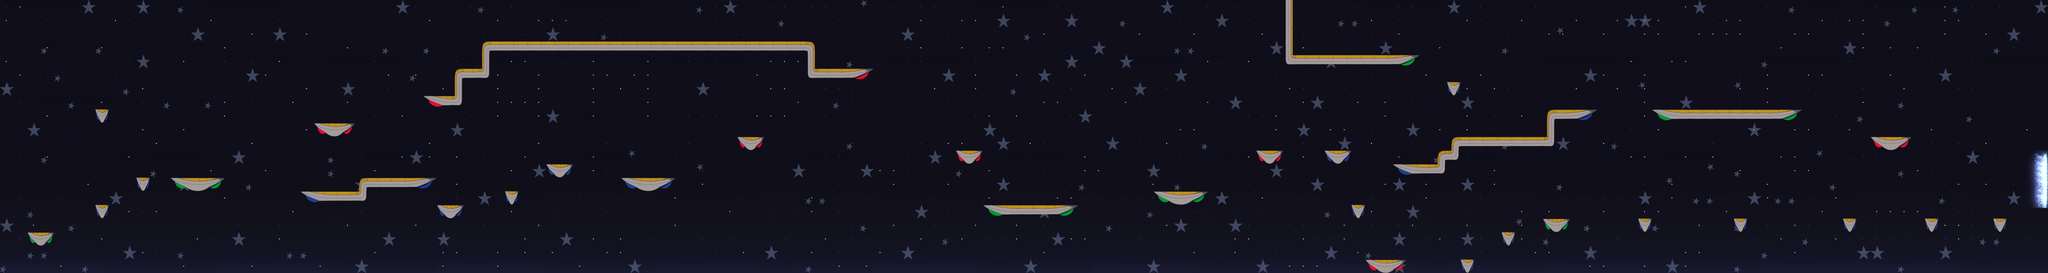

Rendered tile map (Tiled .tmx) drawn with the repository's tilesets; below, a short description and the map source with its tile grids summarised:
An orthogonal 150x20 tile map with 32x32 px tiles, 5 tile layers (building, aimos, fx, xfx, ...), 22 tilesets and 53 objects.

<map version="1.0" orientation="orthogonal" renderorder="left-down" width="150" height="20" tilewidth="32" tileheight="32" nextobjectid="125">
 <tileset firstgid="1" name="bot_espacio" tilewidth="32" tileheight="32" tilecount="64">
  <image source="bot_espacio.png" width="533" height="134" />
 </tileset>
 <tileset firstgid="65" name="mid_espacio" tilewidth="32" tileheight="32" tilecount="64">
  <image source="mid_espacio.png" width="533" height="134" />
 </tileset>
 <tileset firstgid="129" name="top_espacio" tilewidth="32" tileheight="32" tilecount="64">
  <image source="top_espacio.png" width="534" height="133" />
 </tileset>
 <tileset firstgid="193" name="particula_azul32-4x4" tilewidth="32" tileheight="32" tilecount="1">
  <image source="particula_azul32-4x4.png" width="32" height="32" />
 </tileset>
 <tileset firstgid="194" name="particula_blanca32-4x4" tilewidth="32" tileheight="32" tilecount="1">
  <image source="particula_blanca32-4x4.png" width="32" height="32" />
 </tileset>
 <tileset firstgid="195" name="estrella32x32" tilewidth="32" tileheight="32" tilecount="1">
  <image source="estrella32x32.png" width="32" height="32" />
 </tileset>
 <tileset firstgid="196" name="estrella32-16-izq_bot-2" tilewidth="32" tileheight="32" tilecount="1">
  <image source="estrella32-16-izq_bot-2.png" width="32" height="32" />
 </tileset>
 <tileset firstgid="197" name="estrella31-16-izq-2" tilewidth="32" tileheight="32" tilecount="1">
  <image source="estrella31-16-izq-2.png" width="32" height="32" />
 </tileset>
 <tileset firstgid="198" name="plataforma-azul-2" tilewidth="32" tileheight="32" tilecount="5">
  <image source="plataforma-azul-2.png" width="160" height="32" />
 </tileset>
 <tileset firstgid="203" name="plataforma-verde-chica" tilewidth="32" tileheight="32" tilecount="5">
  <image source="plataforma-verde-chica.png" width="160" height="32" />
 </tileset>
 <tileset firstgid="208" name="plataforma-azul" tilewidth="32" tileheight="32" tilecount="5">
  <image source="plataforma-azul.png" width="160" height="32" />
 </tileset>
 <tileset firstgid="213" name="plataforma-roja-2" tilewidth="32" tileheight="32" tilecount="5">
  <image source="plataforma-roja-2.png" width="160" height="32" />
 </tileset>
 <tileset firstgid="218" name="PLATAFORMA-ARRIBA" tilewidth="32" tileheight="32" tilecount="9">
  <image source="PLATAFORMA-ARRIBA.png" width="96" height="96" />
 </tileset>
 <tileset firstgid="227" name="plataforma-roja-3" tilewidth="32" tileheight="32" tilecount="5">
  <image source="plataforma-roja-3.png" width="160" height="32" />
 </tileset>
 <tileset firstgid="232" name="plataforma-verde-2" tilewidth="32" tileheight="32" tilecount="5">
  <image source="plataforma-verde-2.png" width="160" height="32" />
 </tileset>
 <tileset firstgid="237" name="plataforma-roja" tilewidth="32" tileheight="32" tilecount="5">
  <image source="plataforma-roja.png" width="160" height="32" />
 </tileset>
 <tileset firstgid="242" name="plataforma-azul-chica" tilewidth="32" tileheight="32" tilecount="5">
  <image source="plataforma-azul-chica.png" width="160" height="32" />
 </tileset>
 <tileset firstgid="247" name="plataforma-verde" tilewidth="32" tileheight="32" tilecount="5">
  <image source="plataforma-verde.png" width="160" height="32" />
 </tileset>
 <tileset firstgid="252" name="PLATAFORMA-ARRIBA2" tilewidth="32" tileheight="32" tilecount="9">
  <image source="PLATAFORMA-ARRIBA2.png" width="96" height="96" />
 </tileset>
 <tileset firstgid="261" name="portalizq" tilewidth="32" tileheight="32" tilecount="64">
  <image source="portalizq.png" width="256" height="256" />
  <tile id="0">
   <properties>
    <property name="part1" value="1" />
   </properties>
  </tile>
  <tile id="1">
   <properties>
    <property name="part6" value="1" />
   </properties>
  </tile>
  <tile id="2">
   <properties>
    <property name="part1" value="2" />
   </properties>
  </tile>
  <tile id="3">
   <properties>
    <property name="part6" value="2" />
   </properties>
  </tile>
  <tile id="4">
   <properties>
    <property name="part1" value="3" />
   </properties>
  </tile>
  <tile id="5">
   <properties>
    <property name="part6" value="3" />
   </properties>
  </tile>
  <tile id="6">
   <properties>
    <property name="part1" value="4" />
   </properties>
  </tile>
  <tile id="7">
   <properties>
    <property name="part6" value="4" />
   </properties>
  </tile>
  <tile id="8">
   <properties>
    <property name="part2" value="1" />
   </properties>
  </tile>
  <tile id="9">
   <properties>
    <property name="part7" value="1" />
   </properties>
  </tile>
  <tile id="10">
   <properties>
    <property name="part2" value="2" />
   </properties>
  </tile>
  <tile id="11">
   <properties>
    <property name="part7" value="2" />
   </properties>
  </tile>
  <tile id="12">
   <properties>
    <property name="part2" value="3" />
   </properties>
  </tile>
  <tile id="13">
   <properties>
    <property name="part7" value="3" />
   </properties>
  </tile>
  <tile id="14">
   <properties>
    <property name="part2" value="4" />
   </properties>
  </tile>
  <tile id="15">
   <properties>
    <property name="part7" value="4" />
   </properties>
  </tile>
  <tile id="16">
   <properties>
    <property name="part3" value="1" />
   </properties>
  </tile>
  <tile id="17">
   <properties>
    <property name="part8" value="1" />
   </properties>
  </tile>
  <tile id="18">
   <properties>
    <property name="part3" value="2" />
   </properties>
  </tile>
  <tile id="19">
   <properties>
    <property name="part8" value="2" />
   </properties>
  </tile>
  <tile id="20">
   <properties>
    <property name="part3" value="3" />
   </properties>
  </tile>
  <tile id="21">
   <properties>
    <property name="part8" value="3" />
   </properties>
  </tile>
  <tile id="22">
   <properties>
    <property name="part3" value="4" />
   </properties>
  </tile>
  <tile id="23">
   <properties>
    <property name="part8" value="4" />
   </properties>
  </tile>
  <tile id="24">
   <properties>
    <property name="part4" value="1" />
   </properties>
  </tile>
  <tile id="25">
   <properties>
    <property name="part9" value="1" />
   </properties>
  </tile>
  <tile id="26">
   <properties>
    <property name="part4" value="2" />
   </properties>
  </tile>
  <tile id="27">
   <properties>
    <property name="part9" value="2" />
   </properties>
  </tile>
  <tile id="28">
   <properties>
    <property name="part4" value="3" />
   </properties>
  </tile>
  <tile id="29">
   <properties>
    <property name="part9" value="3" />
   </properties>
  </tile>
  <tile id="30">
   <properties>
    <property name="part4" value="4" />
   </properties>
  </tile>
  <tile id="31">
   <properties>
    <property name="part9" value="4" />
   </properties>
  </tile>
  <tile id="32">
   <properties>
    <property name="part5" value="1" />
   </properties>
  </tile>
  <tile id="33">
   <properties>
    <property name="part10" value="1" />
   </properties>
  </tile>
  <tile id="34">
   <properties>
    <property name="part5" value="2" />
   </properties>
  </tile>
  <tile id="35">
   <properties>
    <property name="part10" value="2" />
   </properties>
  </tile>
  <tile id="36">
   <properties>
    <property name="part5" value="3" />
   </properties>
  </tile>
  <tile id="37">
   <properties>
    <property name="part10" value="3" />
   </properties>
  </tile>
  <tile id="38">
   <properties>
    <property name="part5" value="4" />
   </properties>
  </tile>
  <tile id="39">
   <properties>
    <property name="part10" value="4" />
   </properties>
  </tile>
 </tileset>
 <tileset firstgid="325" name="plataforma32x32" tilewidth="32" tileheight="32" tilecount="9">
  <image source="plataforma32x32.png" width="96" height="96" />
 </tileset>
 <tileset firstgid="334" name="portal" tilewidth="32" tileheight="32" tilecount="64">
  <image source="portaldrc.png" width="256" height="256" />
  <tile id="0">
   <properties>
    <property name="part1" value="1" />
   </properties>
  </tile>
  <tile id="1">
   <properties>
    <property name="part6" value="1" />
   </properties>
  </tile>
  <tile id="2">
   <properties>
    <property name="part1" value="2" />
   </properties>
  </tile>
  <tile id="3">
   <properties>
    <property name="part6" value="2" />
   </properties>
  </tile>
  <tile id="4">
   <properties>
    <property name="part1" value="3" />
   </properties>
  </tile>
  <tile id="5">
   <properties>
    <property name="part6" value="3" />
   </properties>
  </tile>
  <tile id="6">
   <properties>
    <property name="part1" value="4" />
   </properties>
  </tile>
  <tile id="7">
   <properties>
    <property name="part6" value="4" />
   </properties>
  </tile>
  <tile id="8">
   <properties>
    <property name="part2" value="1" />
   </properties>
  </tile>
  <tile id="9">
   <properties>
    <property name="part7" value="1" />
   </properties>
  </tile>
  <tile id="10">
   <properties>
    <property name="part2" value="2" />
   </properties>
  </tile>
  <tile id="11">
   <properties>
    <property name="part7" value="2" />
   </properties>
  </tile>
  <tile id="12">
   <properties>
    <property name="part2" value="3" />
   </properties>
  </tile>
  <tile id="13">
   <properties>
    <property name="part7" value="3" />
   </properties>
  </tile>
  <tile id="14">
   <properties>
    <property name="part2" value="4" />
   </properties>
  </tile>
  <tile id="15">
   <properties>
    <property name="part7" value="4" />
   </properties>
  </tile>
  <tile id="16">
   <properties>
    <property name="part3" value="1" />
   </properties>
  </tile>
  <tile id="17">
   <properties>
    <property name="part8" value="1" />
   </properties>
  </tile>
  <tile id="18">
   <properties>
    <property name="part3" value="2" />
   </properties>
  </tile>
  <tile id="19">
   <properties>
    <property name="part8" value="2" />
   </properties>
  </tile>
  <tile id="20">
   <properties>
    <property name="part3" value="3" />
   </properties>
  </tile>
  <tile id="21">
   <properties>
    <property name="part8" value="3" />
   </properties>
  </tile>
  <tile id="22">
   <properties>
    <property name="part3" value="4" />
   </properties>
  </tile>
  <tile id="23">
   <properties>
    <property name="part8" value="4" />
   </properties>
  </tile>
  <tile id="24">
   <properties>
    <property name="part4" value="1" />
   </properties>
  </tile>
  <tile id="25">
   <properties>
    <property name="part9" value="1" />
   </properties>
  </tile>
  <tile id="26">
   <properties>
    <property name="part4" value="2" />
   </properties>
  </tile>
  <tile id="27">
   <properties>
    <property name="part9" value="2" />
   </properties>
  </tile>
  <tile id="28">
   <properties>
    <property name="part4" value="3" />
   </properties>
  </tile>
  <tile id="29">
   <properties>
    <property name="part9" value="3" />
   </properties>
  </tile>
  <tile id="30">
   <properties>
    <property name="part4" value="4" />
   </properties>
  </tile>
  <tile id="31">
   <properties>
    <property name="part9" value="4" />
   </properties>
  </tile>
  <tile id="32">
   <properties>
    <property name="part5" value="1" />
   </properties>
  </tile>
  <tile id="33">
   <properties>
    <property name="part10" value="1" />
   </properties>
  </tile>
  <tile id="34">
   <properties>
    <property name="part5" value="2" />
   </properties>
  </tile>
  <tile id="35">
   <properties>
    <property name="part10" value="2" />
   </properties>
  </tile>
  <tile id="36">
   <properties>
    <property name="part5" value="3" />
   </properties>
  </tile>
  <tile id="37">
   <properties>
    <property name="part10" value="3" />
   </properties>
  </tile>
  <tile id="38">
   <properties>
    <property name="part5" value="4" />
   </properties>
  </tile>
  <tile id="39">
   <properties>
    <property name="part10" value="4" />
   </properties>
  </tile>
 </tileset>
 <layer name="building" width="150" height="20">
  <data>[3000 cells, 3000 non-empty, 176 distinct tile ids]</data>
 </layer>
 <layer name="aimos" width="150" height="20">
  <data>[3000 cells, 52 non-empty, 2 distinct tile ids]</data>
 </layer>
 <layer name="fx" width="150" height="20">
  <data>[3000 cells, 794 non-empty, 2 distinct tile ids]</data>
 </layer>
 <layer name="xfx" width="150" height="20">
  <data>[3000 cells, 195 non-empty, 3 distinct tile ids]</data>
 </layer>
 <layer name="floor" width="150" height="20">
  <data>[3000 cells, 164 non-empty, 51 distinct tile ids]</data>
 </layer>
 <objectgroup name="objetos">
  <object id="2" x="703.432" y="447.328" width="157.76" height="31.0739">
   <properties>
    <property name="clase" value="1" />
   </properties>
  </object>
  <object id="14" x="842.752" y="415.913" width="182.004" height="31.0739">
   <properties>
    <property name="clase" value="1" />
   </properties>
  </object>
  <object id="16" x="399.863" y="415.571" width="126.003" height="30.7325">
   <properties>
    <property name="clase" value="1" />
   </properties>
  </object>
  <object id="17" x="734.462" y="286.544" width="95.2706" height="31.7569">
   <properties>
    <property name="clase" value="1" />
   </properties>
  </object>
  <object id="19" x="1280.52" y="383.814" width="65.2211" height="32.0983">
   <properties>
    <property name="clase" value="1" />
   </properties>
  </object>
  <object id="20" x="1455.69" y="415.913" width="128.393" height="31.7569">
   <properties>
    <property name="clase" value="1" />
   </properties>
  </object>
  <object id="21" x="1728.19" y="319.959" width="63.8552" height="32.4398">
   <properties>
    <property name="clase" value="1" />
   </properties>
  </object>
  <object id="22" x="1891.41" y="159.467" width="157.077" height="33.1228">
   <properties>
    <property name="clase" value="1" />
   </properties>
  </object>
  <object id="28" x="992.317" y="225.03" width="93.5633" height="29.708">
   <properties>
    <property name="clase" value="1" />
   </properties>
  </object>
  <object id="30" x="1063.34" y="191.907" width="22.1957" height="33.1228">
   <properties>
    <property name="clase" value="1" />
   </properties>
  </object>
  <object id="31" x="1063" y="160.833" width="86.0509" height="31.0739">
   <properties>
    <property name="clase" value="1" />
   </properties>
  </object>
  <object id="33" x="1126.52" y="127.027" width="22.5371" height="33.8057">
   <properties>
    <property name="clase" value="1" />
   </properties>
  </object>
  <object id="37" x="1125.74" y="94.9811" width="786.832" height="33.4593">
   <properties>
    <property name="clase" value="1" />
   </properties>
  </object>
  <object id="39" x="1891.7" y="128.113" width="20.3925" height="31.1885">
   <properties>
    <property name="clase" value="1" />
   </properties>
  </object>
  <object id="43" x="2240.21" y="351.285" width="63.3089" height="32.6913">
   <properties>
    <property name="clase" value="1" />
   </properties>
  </object>
  <object id="44" x="2303.81" y="480.635" width="225.083" height="25.5277">
   <properties>
    <property name="clase" value="1" />
   </properties>
  </object>
  <object id="47" x="2702.05" y="447.983" width="129.512" height="31.8471">
   <properties>
    <property name="clase" value="1" />
   </properties>
  </object>
  <object id="51" x="2944.09" y="351.026" width="63.6943" height="33.9703">
   <properties>
    <property name="clase" value="1" />
   </properties>
  </object>
  <object id="52" x="3103.33" y="351.734" width="62.9866" height="34.678">
   <properties>
    <property name="clase" value="1" />
   </properties>
  </object>
  <object id="54" x="3200.28" y="607.219" width="96.2491" height="36.0934">
   <properties>
    <property name="clase" value="1" />
   </properties>
  </object>
  <object id="55" x="3390.66" y="189.667" width="31.1394" height="35.3857">
   <properties>
    <property name="clase" value="1" />
   </properties>
  </object>
  <object id="58" x="3009.2" y="126.681" width="319.887" height="26.8931">
   <properties>
    <property name="clase" value="1" />
   </properties>
  </object>
  <object id="59" x="3006.37" y="9.20028" width="26.1854" height="115.357">
   <properties>
    <property name="clase" value="1" />
   </properties>
  </object>
  <object id="60" x="3004.95" y="0" width="27.6008" height="10.6157">
   <properties>
    <property name="clase" value="1" />
   </properties>
  </object>
  <object id="63" x="3369.15" y="351.259" width="53.7863" height="29.724">
   <properties>
    <property name="clase" value="1" />
   </properties>
  </object>
  <object id="64" x="3402.41" y="318.704" width="20.5237" height="30.4317">
   <properties>
    <property name="clase" value="1" />
   </properties>
  </object>
  <object id="65" x="3423.64" y="317.996" width="223.638" height="30.4317">
   <properties>
    <property name="clase" value="1" />
   </properties>
  </object>
  <object id="67" x="3623.93" y="284.734" width="22.6469" height="33.2626">
   <properties>
    <property name="clase" value="1" />
   </properties>
  </object>
  <object id="74" x="3623.22" y="252.179" width="120.311" height="32.5548">
   <properties>
    <property name="clase" value="1" />
   </properties>
  </object>
  <object id="81" x="3266.87" y="380.165" width="124.164" height="33.863">
   <properties>
    <property name="clase" value="1" />
   </properties>
  </object>
  <object id="83" x="3872.54" y="256.143" width="349.918" height="28.6533">
   <properties>
    <property name="clase" value="1" />
   </properties>
  </object>
  <object id="85" x="3616.39" y="510.55" width="64.2528" height="33.863">
   <properties>
    <property name="clase" value="1" />
   </properties>
  </object>
  <object id="86" x="3519.15" y="541.808" width="31.2581" height="34.7313">
   <properties>
    <property name="clase" value="1" />
   </properties>
  </object>
  <object id="87" x="3424.5" y="606.929" width="31.2581" height="33.863">
   <properties>
    <property name="clase" value="1" />
   </properties>
  </object>
  <object id="89" x="60.4342" y="545.225" width="64.1781" height="32.0891">
   <properties>
    <property name="clase" value="1" />
   </properties>
  </object>
  <object id="90" x="224.534" y="256.438" width="30.1244" height="34.7086">
   <properties>
    <property name="clase" value="1" />
   </properties>
  </object>
  <object id="91" x="319.492" y="414.581" width="31.4342" height="33.3988">
   <properties>
    <property name="clase" value="1" />
   </properties>
  </object>
  <object id="92" x="4383.76" y="319.581" width="95.6123" height="31.4342">
   <properties>
    <property name="clase" value="1" />
   </properties>
  </object>
  <object id="93" x="4669.94" y="510.151" width="34.7086" height="35.3635">
   <properties>
    <property name="clase" value="1" />
   </properties>
  </object>
  <object id="94" x="1184.49" y="446.314" width="30.8905" height="33.0209">
   <properties>
    <property name="clase" value="1" />
   </properties>
  </object>
  <object id="95" x="1022.58" y="479.335" width="64.9766" height="31.9557">
   <properties>
    <property name="clase" value="1" />
   </properties>
  </object>
  <object id="115" x="4782" y="355" width="28" height="158">
   <properties>
    <property name="clase" value="p" />
   </properties>
  </object>
  <object id="119" x="225.938" y="478.646" width="30.1244" height="34.7086">
   <properties>
    <property name="clase" value="1" />
   </properties>
  </object>
  <object id="120" x="3169.43" y="478.307" width="31.1394" height="35.3857">
   <properties>
    <property name="clase" value="1" />
   </properties>
  </object>
  <object id="121" x="3841.43" y="514.307" width="31.1394" height="35.3857">
   <properties>
    <property name="clase" value="1" />
   </properties>
  </object>
  </objectgroup>
 <objectgroup name="coins">
  <!-- 5 objects omitted --></objectgroup>
</map>
<!-- 8 of 53 objects omitted -->
